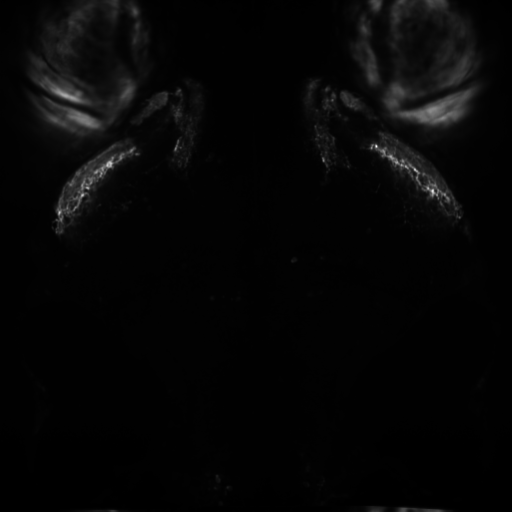
#> input picture data/eye_block/20220825-F1_session3_plane5_mean_proj.tif, 512 x 512 px; the run also reads 2 pictures not shown here
$ jupyter execute --allow-errors main.ipynb
#> lines starting #> are read from the running program, lines starting #| are printed output that depends on the picture; after the words box and inside, x2 and y2 are one past the last pixel; in counts of white or black regions, pixels touching at a corner belong together
[cell 1]
from pathlib import Path
import numpy as np
import pandas as pd
import tifffile
from matplotlib.patches import Polygon
from skimage.exposure import adjust_gamma
from mplex import Grid
from mplex.annotate import add_scale_bars
from mplex.text import set_text_outline
from mplex.cm import lerp_colors
from bino_utils import load_config
from bino_utils.plotting import add_anat_axes, add_ocular_condition_symbol

[cell 2]
def mask2points(mask, s=50, n_points=50):
    import cv2
    from scipy.interpolate import splprep, splev

    mask = mask.astype(np.uint8)
    contours = cv2.findContours(mask, cv2.RETR_TREE, cv2.CHAIN_APPROX_NONE)
    tck, _ = splprep(contours[0][0][:, 0].T, s=s, per=True)
    x, y = splev(np.linspace(0, 1, n_points, endpoint=False), tck)
    return np.column_stack((x, y))

[cell 3]
data_dir = Path("../../data/eye_block")
out_dir = Path("outputs/")
out_dir.mkdir(exist_ok=True)
fmt = ".pdf"

#> (the rest of this cell did not finish here and is left out)

[cell 4]
im = tifffile.imread(data_dir / "20220825-F1_session3_plane5_mean_proj.tif")
#> im is the input picture: shape (512, 512) float32; min 4.1, max 876.8, mean 26.6
im = adjust_gamma(im, 0.25)
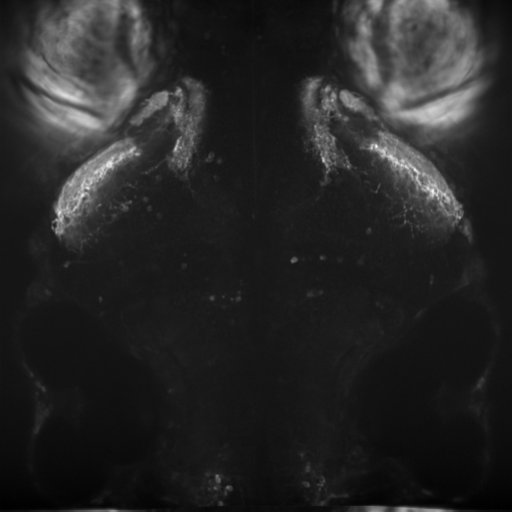
#> im: shape (512, 512) float32; min 1.42, max 5.44, mean 2.03; drawn with min black and max white
masks = tifffile.imread(data_dir / "20220825-F1_session3_plane5_af7_masks.tif") != 0
contours = np.array([mask2points(mask) for mask in masks])
#> in mask2points, `mask = mask.astype(np.uint8)`:
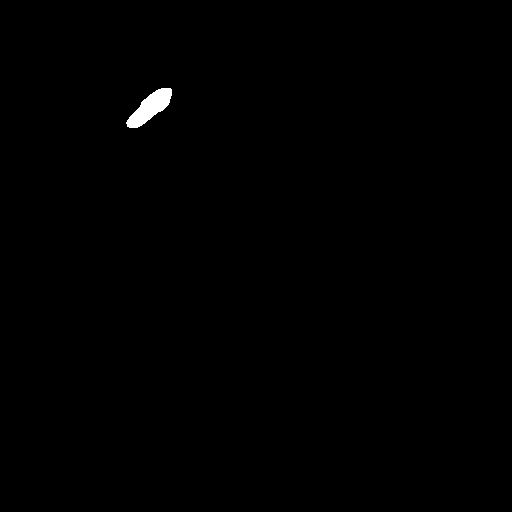
#> mask: shape (512, 512); values 0 (black) and 1 (white), 0.34% white; 1 white region
#> in mask2points, `contours = cv2.findContours(mask, cv2.RETR_TREE, cv2.CHAIN_APPROX_NONE)`: contours = 1 contour; box (x1, y1, x2, y2) and area: (126, 88, 172, 128) 830
#> in mask2points, `tck, _ = splprep(contours[0][0][:, 0].T, s=s, per=True)`: tck = 3 items
#> in mask2points, `x, y = splev(np.linspace(0, 1, n_points, endpoint=False), tck)`: x = 50 values, max 171.1 at index 44, min 127.1 at index 19, mean 149.3; y = 50 values, max 127 at index 24, min 87.87 at index 49, mean 107.6
#> call 2 of mask2points, with s = 50, n_points = 50
#> in mask2points (call 2), `mask = mask.astype(np.uint8)`:
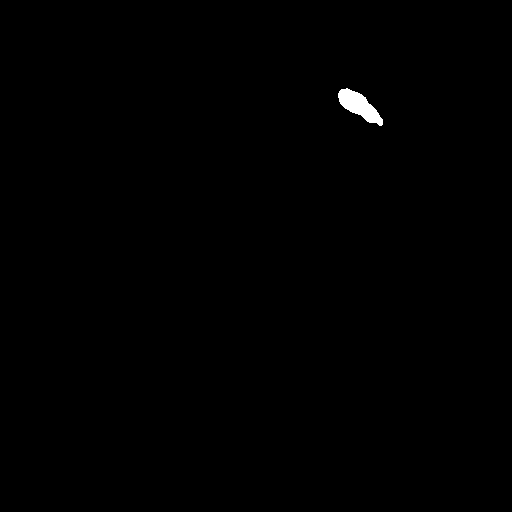
#> mask: shape (512, 512); values 0 (black) and 1 (white), 0.31% white; 1 white region
#> in mask2points (call 2), `contours = cv2.findContours(mask, cv2.RETR_TREE, cv2.CHAIN_APPROX_NONE)`: contours = 1 contour; box (x1, y1, x2, y2) and area: (338, 88, 383, 126) 754
#> in mask2points (call 2), `x, y = splev(np.linspace(0, 1, n_points, endpoint=False), tck)`: x = 50 values, max 381.8 at index 29, min 338.1 at index 6, mean 360; y = 50 values, max 124 at index 27, min 88.59 at index 49, mean 106.5

#> (a cell that did not finish here is left out)

[cell 6]
ims = tifffile.imread(data_dir / "activity_images.tif")
r = np.abs(contours - contours.mean(axis=1, keepdims=True)).max() + 8
#> r = 30.17
extents = np.array([[117, 181, 140, 76], [328, 392, 139, 75]])
qmax = 1 - 1e-3
vmax = 2.5
vmin = 0
cmap = "magma"
space = 1
dff = "norm.\nΔF/F"
